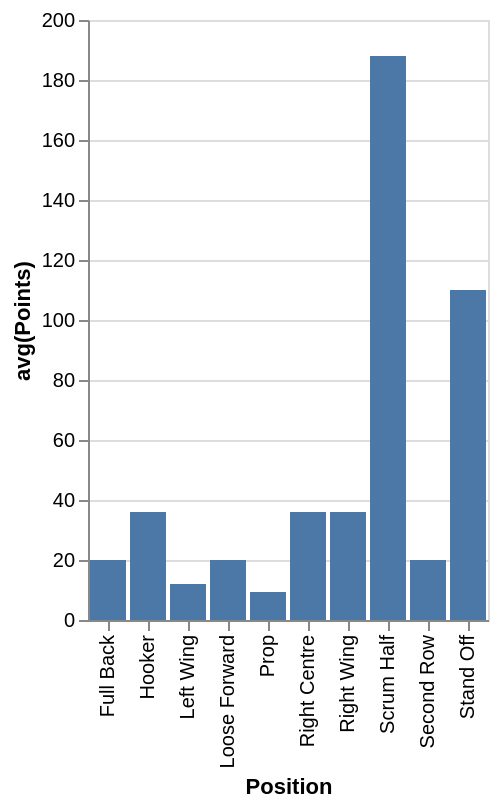

Source (Vega-Lite JSON):
### Vega-Lite specification from a JSON file in a GitHub repository (floating-point values rounded to 4 significant figures)
{"data": {"values": [{"x_data": "Full Back", "y_data": 20}, {"x_data": "Hooker", "y_data": 36}, {"x_data": "Left Wing", "y_data": 12}, {"x_data": "Loose Forward", "y_data": 20}, {"x_data": "Prop", "y_data": 9.333}, {"x_data": "Right Centre", "y_data": 36}, {"x_data": "Right Wing", "y_data": 36}, {"x_data": "Scrum Half", "y_data": 188}, {"x_data": "Second Row", "y_data": 20}, {"x_data": "Stand Off", "y_data": 110}]}, "mark": "bar", "encoding": {"x": {"field": "x_data", "type": "nominal", "title": "Position", "sort": "ascending"}, "y": {"field": "y_data", "type": "quantitative", "title": "avg(Points)"}}}
